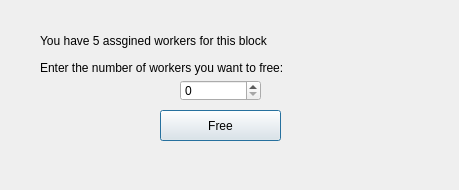
<?xml version="1.0" encoding="UTF-8"?>
<ui version="4.0">
 <class>UnAssignDialog</class>
 <widget class="QDialog" name="UnAssignDialog">
  <property name="geometry">
   <rect>
    <x>0</x>
    <y>0</y>
    <width>459</width>
    <height>190</height>
   </rect>
  </property>
  <property name="windowTitle">
   <string>Dialog</string>
  </property>
  <widget class="QLabel" name="numberWorkersLabel">
   <property name="geometry">
    <rect>
     <x>40</x>
     <y>30</y>
     <width>261</width>
     <height>21</height>
    </rect>
   </property>
   <property name="text">
    <string>You have 5 assgined workers for this block</string>
   </property>
  </widget>
  <widget class="QSpinBox" name="workerSpinBox">
   <property name="geometry">
    <rect>
     <x>180</x>
     <y>80</y>
     <width>81</width>
     <height>21</height>
    </rect>
   </property>
  </widget>
  <widget class="QPushButton" name="freeButton">
   <property name="geometry">
    <rect>
     <x>160</x>
     <y>110</y>
     <width>121</width>
     <height>31</height>
    </rect>
   </property>
   <property name="text">
    <string>Free</string>
   </property>
  </widget>
  <widget class="QLabel" name="label">
   <property name="geometry">
    <rect>
     <x>40</x>
     <y>60</y>
     <width>331</width>
     <height>16</height>
    </rect>
   </property>
   <property name="text">
    <string>Enter the number of workers you want to free:</string>
   </property>
  </widget>
 </widget>
 <resources/>
 <connections/>
</ui>
